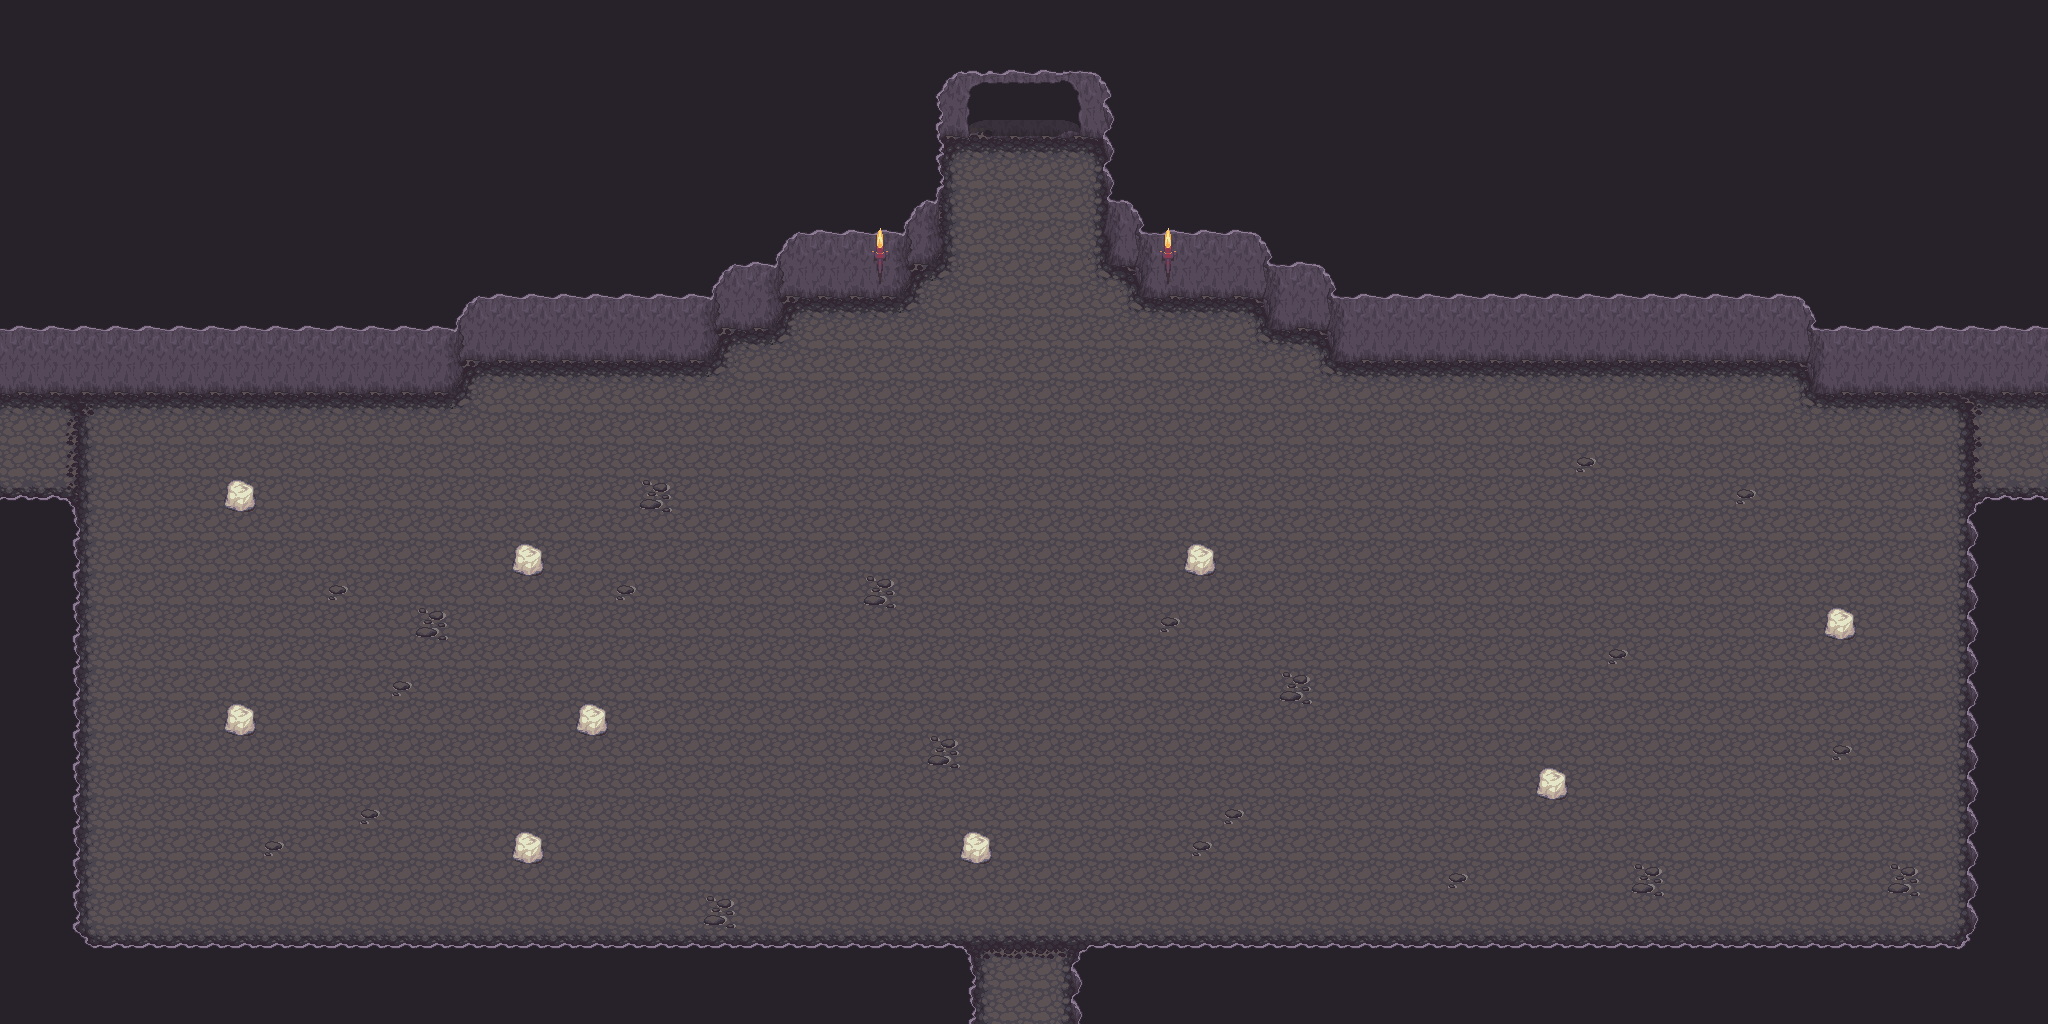

The image is a tile-based game level rendered from a .tmx file. Its description and source (layers, tilesets, objects; grid data summarised) follow:
An orthogonal 64x32 tile map with 32x32 px tiles, 9 tile layers (Ground, Ground +1, Ground +2, Wall, ...), 5 hidden layers not drawn, 8 tilesets.

<map version="1.0" orientation="orthogonal" renderorder="right-down" width="64" height="32" tilewidth="32" tileheight="32" nextobjectid="1">
 <tileset firstgid="1" name="Artis_dock" tilewidth="32" tileheight="32" tilecount="128" columns="16">
  <image source="../Ressources/Artis_dock.png" width="512" height="256" />
 </tileset>
 <tileset firstgid="129" name="base_out_atlas" tilewidth="32" tileheight="32" tilecount="1024" columns="32">
  <image source="../Ressources/base_out_atlas.png" width="1024" height="1024" />
 </tileset>
 <tileset firstgid="1153" name="build_atlas" tilewidth="32" tileheight="32" tilecount="1024" columns="32">
  <image source="../Ressources/build_atlas.png" width="1024" height="1024" />
 </tileset>
 <tileset firstgid="2177" name="caves" tilewidth="32" tileheight="32" tilecount="66" columns="11">
  <image source="../Ressources/caves.png" width="352" height="192" />
 </tileset>
 <tileset firstgid="2243" name="forest_tiles" tilewidth="32" tileheight="32" tilecount="256" columns="16">
  <image source="../Ressources/forest_tiles.png" width="512" height="512" />
 </tileset>
 <tileset firstgid="2499" name="obj_misk_atlas" tilewidth="32" tileheight="32" tilecount="1024" columns="32">
  <image source="../Ressources/obj_misk_atlas.png" width="1024" height="1024" />
 </tileset>
 <tileset firstgid="3523" name="terrain_atlas" tilewidth="32" tileheight="32" tilecount="1024" columns="32">
  <image source="../Ressources/terrain_atlas.png" width="1024" height="1024" />
 </tileset>
 <tileset firstgid="4547" name="tileset_stone_v4_p1" tilewidth="32" tileheight="32" tilecount="70" columns="5">
  <image source="../Ressources/tileset_stone_v4_p1.png" width="166" height="463" />
 </tileset>
 <layer name="Ground" width="64" height="32">
  <data>[2048 cells, 2048 non-empty, 1 distinct tile ids]</data>
 </layer>
 <layer name="Ground +1" width="64" height="32">
  <data>[2048 cells, 183 non-empty, 11 distinct tile ids]</data>
 </layer>
 <layer name="Ground +2" width="64" height="32">
  <data>[2048 cells, 110 non-empty, 11 distinct tile ids]</data>
 </layer>
 <layer name="Wall" width="64" height="32">
  <data>[2048 cells, 27 non-empty, 7 distinct tile ids]</data>
 </layer>
 <layer name="Wall +1" width="64" height="32">
  <data>[2048 cells, 11 non-empty, 2 distinct tile ids]</data>
 </layer>
 <layer name="Wall +2" width="64" height="32">
  <data>[2048 cells, 997 non-empty, 23 distinct tile ids]</data>
 </layer>
 <layer name="Door" width="64" height="32">
  <data>[2048 cells, 12 non-empty, 9 distinct tile ids]</data>
 </layer>
 <layer name="Collide" width="64" height="32" visible="0">
  <data>[2048 cells, 944 non-empty, 1 distinct tile ids]</data>
 </layer>
 <layer name="TopDoorBlock" width="64" height="32" visible="0">
  <data>[2048 cells, 12 non-empty, 3 distinct tile ids]</data>
 </layer>
 <layer name="BottomDoorBlock" width="64" height="32" visible="0">
  <data>[2048 cells, 18 non-empty, 2 distinct tile ids]</data>
 </layer>
 <layer name="LeftDoorBlock" width="64" height="32" visible="0">
  <data>[2048 cells, 24 non-empty, 3 distinct tile ids]</data>
 </layer>
 <layer name="RightDoorBlock" width="64" height="32" visible="0">
  <data>[2048 cells, 24 non-empty, 3 distinct tile ids]</data>
 </layer>
 <layer name="UpOne" width="64" height="32">
  <data>[2048 cells, 4 non-empty, 2 distinct tile ids]</data>
 </layer>
 <layer name="UpTwo" width="64" height="32">
  <data>[2048 cells, 0 non-empty, 0 distinct tile ids]</data>
 </layer>
</map>
